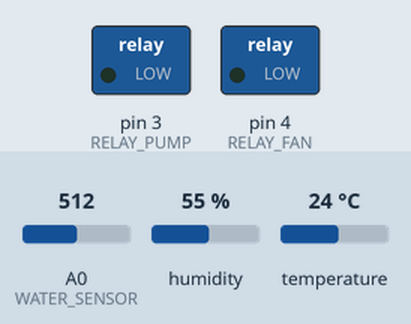
Recording of a sketch running on a simulated Arduino Uno, built with avr-gcc and run on an emulated ATmega328P. Parts: switched loads named in the sketch (green lamp = pin HIGH). The test bench sets the inputs (shaded band); at power-on: temperature 24 °C, A0 (WATER_SENSOR) = 512, humidity 55 %.

Above: at 10.8 s.
10.9 s: temperature set to 27.2 °C
21.2 s: temperature set to 28.4 °C
At 30.4 s:
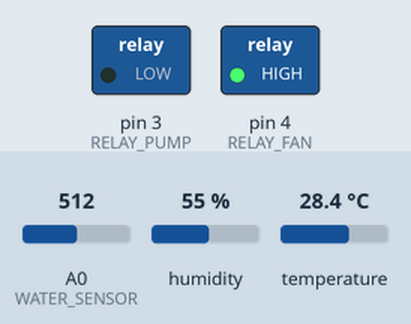
31.5 s: A0 (WATER_SENSOR) set to 311
41.5 s: A0 (WATER_SENSOR) set to 288
At 50.8 s:
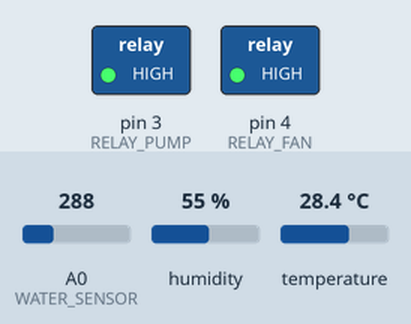
51.5 s: temperature set to 12 °C
At 61.0 s:
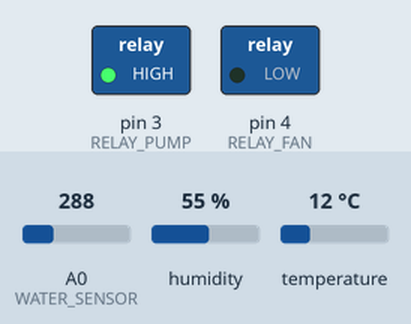
61.5 s: temperature set to 33 °C
At 71.2 s:
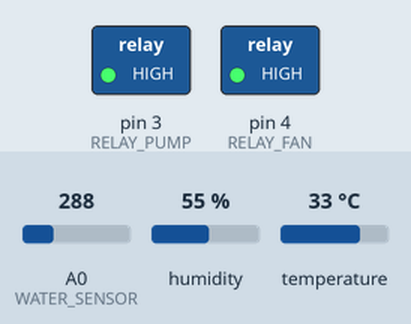
Timing chart, 0 to 72.5 s (numbered marks = the images above; inputs shaded):
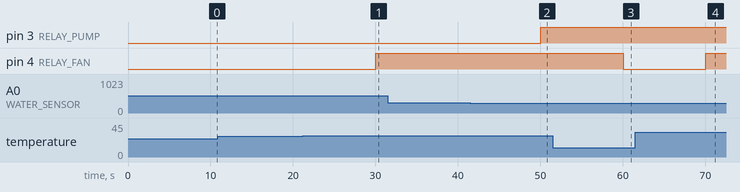

Measured:
- the behaviour switches between 28 and 28.1 °C on temperature (found by bisection; images 0 and 1)
- the behaviour switches between 300 and 299 on A0 (WATER_SENSOR) (found by bisection; images 1 and 2)
- after the input at 10.9 s, every drawn part: stays the same
- after the input at 21.2 s, pin 4 (RELAY_FAN): LOW → HIGH after 8.8 s
- after the input at 31.5 s, every drawn part: stays the same
- after the input at 41.5 s, pin 3 (RELAY_PUMP): LOW → HIGH after 8.5 s
- after the input at 51.5 s, pin 4 (RELAY_FAN): HIGH → LOW after 8.5 s
- after the input at 61.5 s, pin 4 (RELAY_FAN): LOW → HIGH after 8.5 s

The sketch:

CowFarm.ino
```cpp
/*
  CowFarm  (ArduinoAI 2.5 หมวด 16 เกษตรอัจฉริยะ)
  โค้ดต้นฉบับจากโครงงานฟาร์มวัวอัจฉริยะ (ร.ร.พระปริยัติธรรมวัดภูเก็ต จ.น่าน)
  งานอบรม ทสรช. 25-27 ก.ย. ที่ครูส่งมา (ไม่ได้แก้โค้ดด้านล่าง เก็บไว้เทียบ)

  จุดที่ควรแก้ (แก้แล้วในไฟล์ CowFarm.py):
   - ปั๊มเปิด/ปิดที่ค่าเดียวกัน น้ำกระเพื่อมทำให้ปั๊มติด-ดับถี่
   - ไม่มีการกันปั๊มเดินตัวเปล่าเมื่อน้ำไม่ไหล
*/

#include <DHT.h>
#define DHTPIN 2
#define DHTTYPE DHT22

DHT dht(DHTPIN, DHTTYPE);
#define RELAY_PUMP 3
#define RELAY_FAN 4
#define WATER_SENSOR A0

const float TEMP_THRESHOLD = 28.0; // Example threshold in Celsius
const int WATER_LOW_THRESHOLD = 300; // Example threshold

void setup() {
  pinMode(RELAY_PUMP, OUTPUT);
  pinMode(RELAY_FAN, OUTPUT);
  dht.begin();
}

void loop() {
  float humidity = dht.readHumidity();
  float temperature = dht.readTemperature();
  int waterLevel = analogRead(WATER_SENSOR);

  if (temperature > TEMP_THRESHOLD) {
    digitalWrite(RELAY_FAN, HIGH);
  } else {
    digitalWrite(RELAY_FAN, LOW);
  }

  if (waterLevel < WATER_LOW_THRESHOLD) {
    digitalWrite(RELAY_PUMP, HIGH);
  } else {
    digitalWrite(RELAY_PUMP, LOW);
  }

  // Add logic for RFID reading, GPS tracking, accelerometer monitoring, and other functionalities.

  delay(10000); // Delay for 10 seconds
}
```
